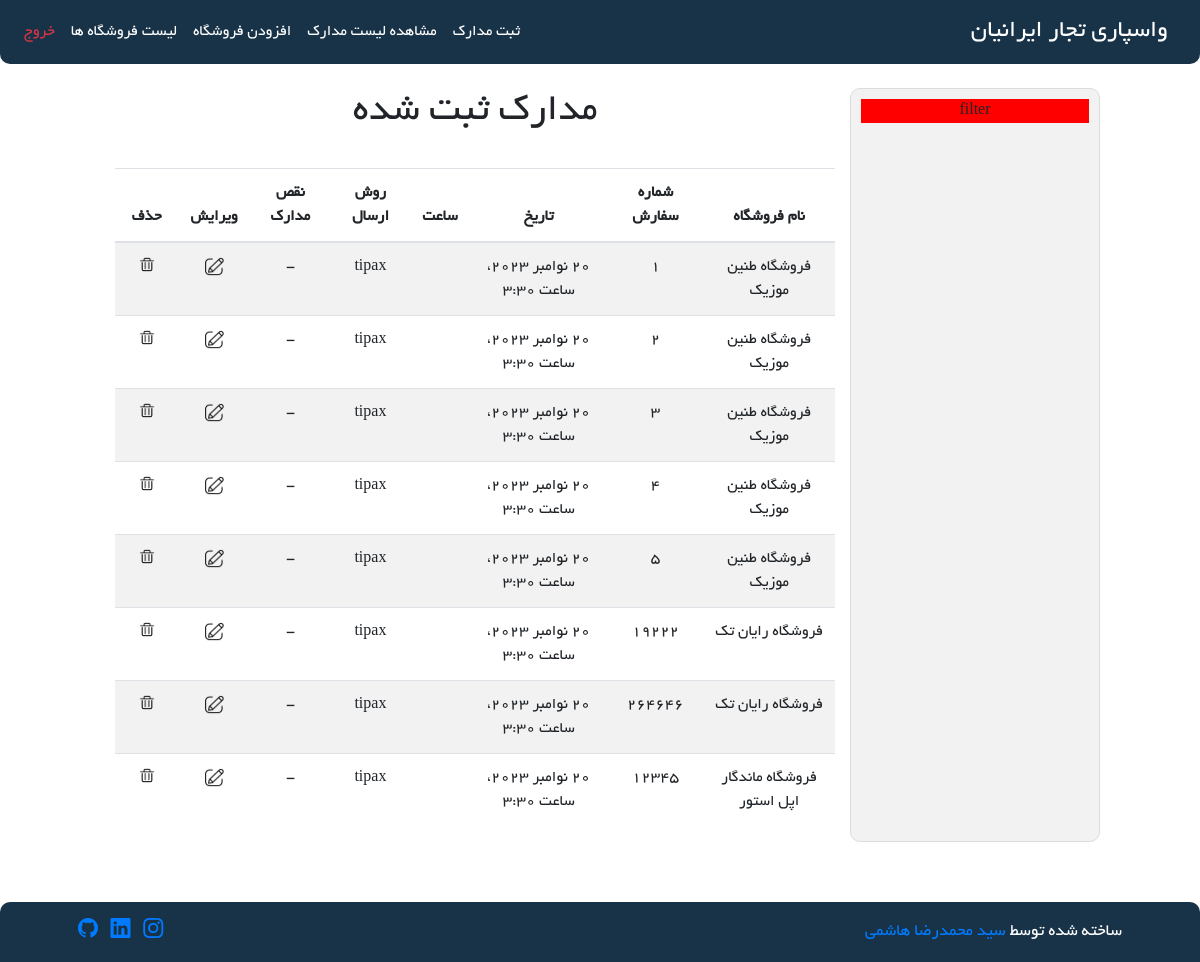
The app's page /Order/show-orders (signed in), older data.
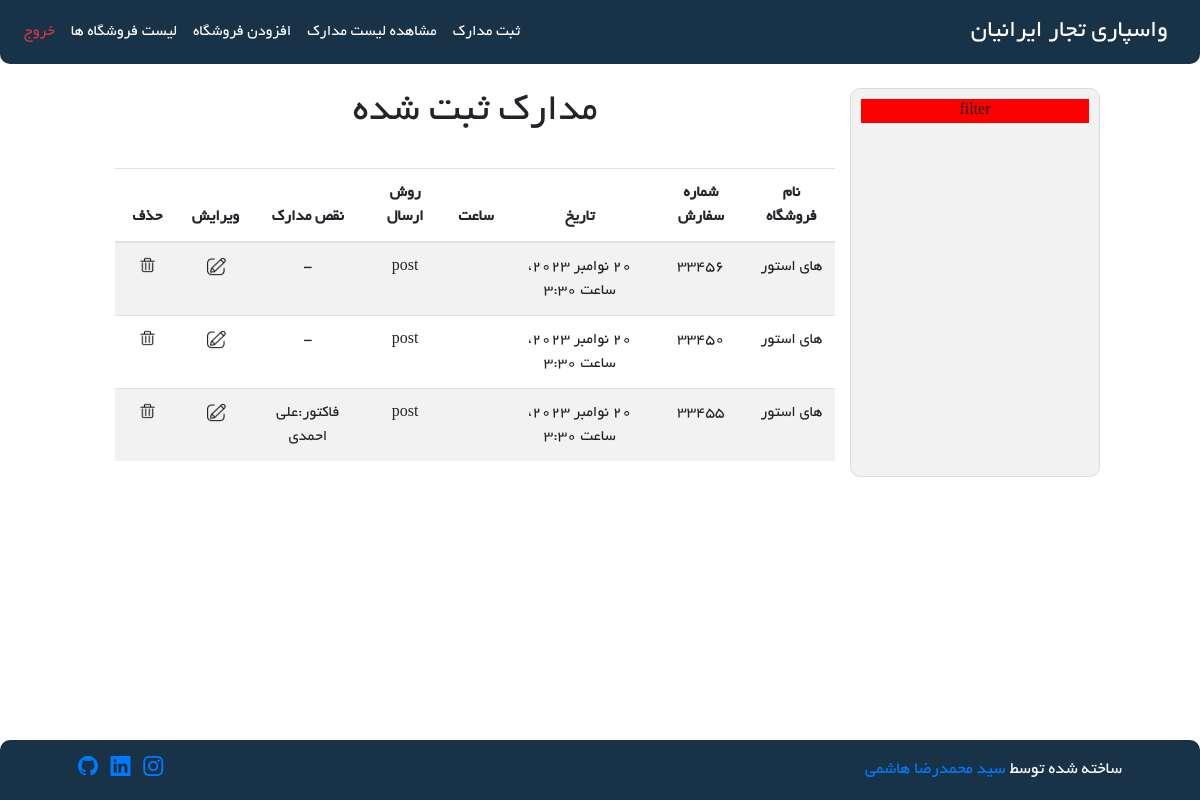
The same page, newer data.
### Order/models.py (models this page shows)
class Order(models.Model):
    store = models.ForeignKey(Store, on_delete=models.CASCADE)
    order_number = models.TextField(blank=True, null=True)
    shipping_methods = (
        ("post", "پست"),
        ("tipax", "تیپاکس"),
        ("delivery", "پیک موتوری"),
    )
    shipping_method = models.CharField(max_length=20, choices=shipping_methods, null=True, blank=True)
    date = models.DateTimeField(default=timezone.now, null=True)
    document_defects = models.CharField(max_length=200, blank=True, null=True)

### Store/models.py (models this page shows, shortened)
class Store(models.Model):
    store_name = models.CharField(max_length=100)
    is_active = models.BooleanField(default=True)
    class Meta:
        db_table = 'Store'

### Order/views.py (the view)
# urls.py: path('show-orders', views.show_order, name='show-orders'),
@login_required
def show_order(request):
    orders = Order.objects.all()
    context = {
        'orders': orders
    }
    return render(request, 'Order/show-orders.html', context)

### Order/templates/Order/show-orders.html (shortened to what this page needs)
{% extends 'base/layout.html' %}
{% load static %}
{% block header-link %}
    <link rel="stylesheet" href="{% static 'css/Order/show-orders.css' %}"/>
{% endblock %}
{% block mian %}
    <div class="row">
        <div class="col-md-3 text-center action_box">
            <div style="background-color: red">
                filter
            </div>
        </div>
        <br/>
        <br/>
        <div class="col-md-9 text-center">
            <h1>مدارک ثبت شده</h1>
            <br/>
            <div class="row">
                <div class="col-12">
                    <div class="table-responsive">
                        <table class="table table-striped">
                            <thead>
                                <tr>
                                    <th>نام فروشگاه</th>
                                    <th>شماره سفارش</th>
                                    <th>تاریخ</th>
                                    <th>ساعت</th>
                                    <th>روش ارسال</th>
                                    <th>نقص مدارک</th>
                                    <th>ویرایش</th>
                                    <th>حذف</th>
                                </tr>
                            </thead>
                            <tbody>
                                {% for order in orders %}
                                    <tr>
                                        <td>{{ order.store.store_name }}</td>
                                        <td>{{ order.order_number }}</td>
                                        <td>{{ order.date }}</td>
                                        <td>{{ order.time }}</td>
                                        <td>{{ order.shipping_method }}</td>
                                        {% if order.document_defects %}
                                            <td>{{ order.document_defects }}</td>
                                        {% else %}
                                            <td>-</td>
                                        {% endif %}
                                        <td>
                                            <a href="{% url 'update_order' order_id=order.id %}">
                                                <img class="icon" src="{% static 'Order/image/edit-icon.png' %}" />
                                            </a>
                                        </td>
                                        <td>
                                            <a href="{% url 'delete_order' order_id=order.id %}">
                                                <img class="icon" src="{% static 'Order/image/delete-icon.png' %}"/>
                                            </a>
                                        </td>
                                    </tr>
                                {% endfor %}
                            </tbody>
                        </table>
                    </div>
                </div>
            </div>
        </div>
    </div>
{% endblock %}

### templates/base/layout.html (shortened to what this page needs)
{% load static %}
<!DOCTYPE html>
<html>
    <head>
        <link href="https://cdn.jsdelivr.net/npm/bootstrap-icons@1.8.1/font/bootstrap-icons.css" rel="stylesheet" />
        <link rel="stylesheet" href="{% static 'css/base/Bootstrap.css' %}"/>
        <link rel="stylesheet" href="{% static 'css/base/layout-style.css' %}"/>
        {% block header-link %}{% endblock %}
    </head>
    <body class="d-flex flex-column h-100">
        <nav class="navbar navbar-expand-md navbar-dark">
            <a class="navbar-brand" href="/">واسپاری تجار ایرانیان</a>
            <div class="collapse navbar-collapse justify-content-end" id="collapsibleNavbar">
              {% if request.user.is_authenticated %}
                 <ul class="navbar-nav">
                    <li class="nav-item"><a class="nav-link" href="{% url 'add-order' %}">ثبت مدارک</a></li>
                    <li class="nav-item"><a class="nav-link" href="{% url 'show-orders' %}">مشاهده لیست مدارک</a></li>
                    <li class="nav-item"><a class="nav-link" href="{% url 'add-store' %}">افزودن فروشگاه</a></li>
                    <li class="nav-item"><a class="nav-link" href="{% url 'show-store' %}">لیست فروشگاه ها</a></li>
                    <li class="nav-item"><a class="nav-link text-danger" href="{% url 'logout' %}">خروج</a></li>
                </ul>
              {% endif %}
            </div>
        </nav>
        <div class="container-fluid">
            <br/>
            <div class="row">
                <div class="col-md-1"></div>
                <div class="col-md-10">
                    {% block mian %}{% endblock %}
                </div>
                <div class="col-md-1"></div>
            </div>
        </div>
        <br/>
        <br/>
        <br/>
        <br/>
        <br/>
        <footer class="footer fixed-bottom">
            <div class="container px-5">
                <div class="row align-items-center justify-content-between flex-column flex-sm-row">
                    <div class="col-auto"><div class="small m-0">ساخته شده توسط <a target="_blank" href="https://www.mrmrprogrammer.ir"> سید محمدرضا هاشمی</a></div></div>
                    <div class="col-auto">
                        <a class="text-gradient" target="_blank" href=""><i class="bi bi-instagram"></i></a>
                        <a class="text-gradient" target="_blank" href=""><i class="bi bi-linkedin"></i></a>
                        <a class="text-gradient" target="_blank" href=""><i class="bi bi-github"></i></a>
                    </div>
                </div>
            </div>
        </footer>
    </body>
</html>

### static/css/base/layout-style.css (style rules this page uses)
body { direction: rtl; font-family: 'Yekan'; }
.navbar { background-color: #183348; border-radius: 0 0 10px 10px; }
.navbar-brand { font-size: 25px; }
.navbar-nav { padding: 0; }
.navbar-dark .navbar-nav .nav-link { color: white; }
.nav-link { text-align: center; }
footer { background-color: #183348; border-radius: 10px 10px 0 0; color: white; padding: 15px; font-size: 20px; }
footer a { text-decoration: none; }
.action_box { background-color: rgba(247, 247, 247, 0.822); padding: 10px; border-radius: 10px; border:1px solid gainsboro ; }

### Order/static/css/Order/show-orders.css (style rules this page uses)
.action_box { background-color: rgba(241, 241, 241, 0.89); padding: 10px; border-radius: 10px; border:1px solid gainsboro ; }
.icon { width: 50%; }

Row changes from the older to the newer data that the page shows:
removed Order: store.store_name "فروشگاه طنین موزیک", order_number "1", date "20 نوامبر 2023، ساعت 3:30", shipping_method "tipax"
removed Order: store.store_name "فروشگاه طنین موزیک", order_number "2", date "20 نوامبر 2023، ساعت 3:30", shipping_method "tipax"
removed Order: store.store_name "فروشگاه طنین موزیک", order_number "3", date "20 نوامبر 2023، ساعت 3:30", shipping_method "tipax"
removed Order: store.store_name "فروشگاه طنین موزیک", order_number "4", date "20 نوامبر 2023، ساعت 3:30", shipping_method "tipax"
removed Order: store.store_name "فروشگاه طنین موزیک", order_number "5", date "20 نوامبر 2023، ساعت 3:30", shipping_method "tipax"
removed Order: store.store_name "فروشگاه رایان تک", order_number "19222", date "20 نوامبر 2023، ساعت 3:30", shipping_method "tipax"
removed Order: store.store_name "فروشگاه رایان تک", order_number "264646", date "20 نوامبر 2023، ساعت 3:30", shipping_method "tipax"
removed Order: store.store_name "فروشگاه ماندگار اپل استور", order_number "۱۲۳۴۵", date "20 نوامبر 2023، ساعت 3:30", shipping_method "tipax"
added Order: store.store_name "های استور", order_number "33456", date "20 نوامبر 2023، ساعت 3:30", shipping_method "post"
added Order: store.store_name "های استور", order_number "33450", date "20 نوامبر 2023، ساعت 3:30", shipping_method "post"
added Order: store.store_name "های استور", order_number "33455", date "20 نوامبر 2023، ساعت 3:30", shipping_method "post", document_defects "فاکتور:علی احمدی"
